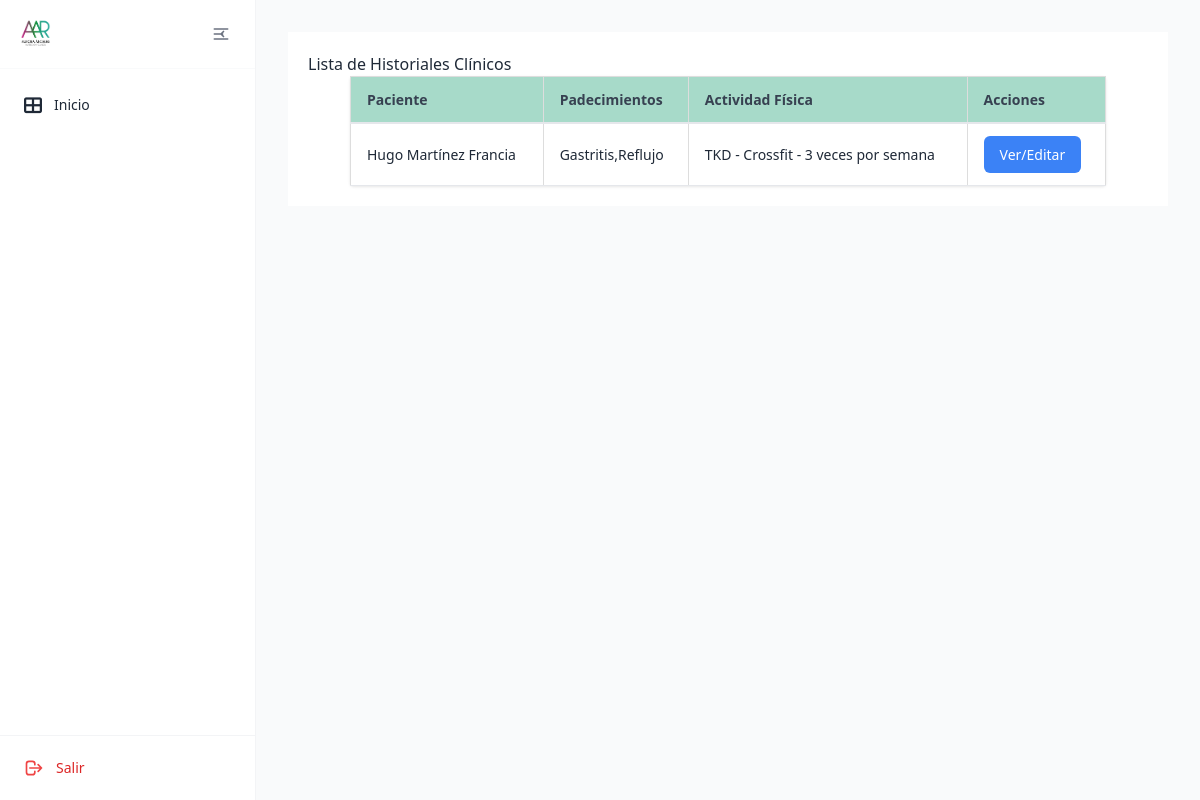
Before: /historial-clinico/ with the older database file.
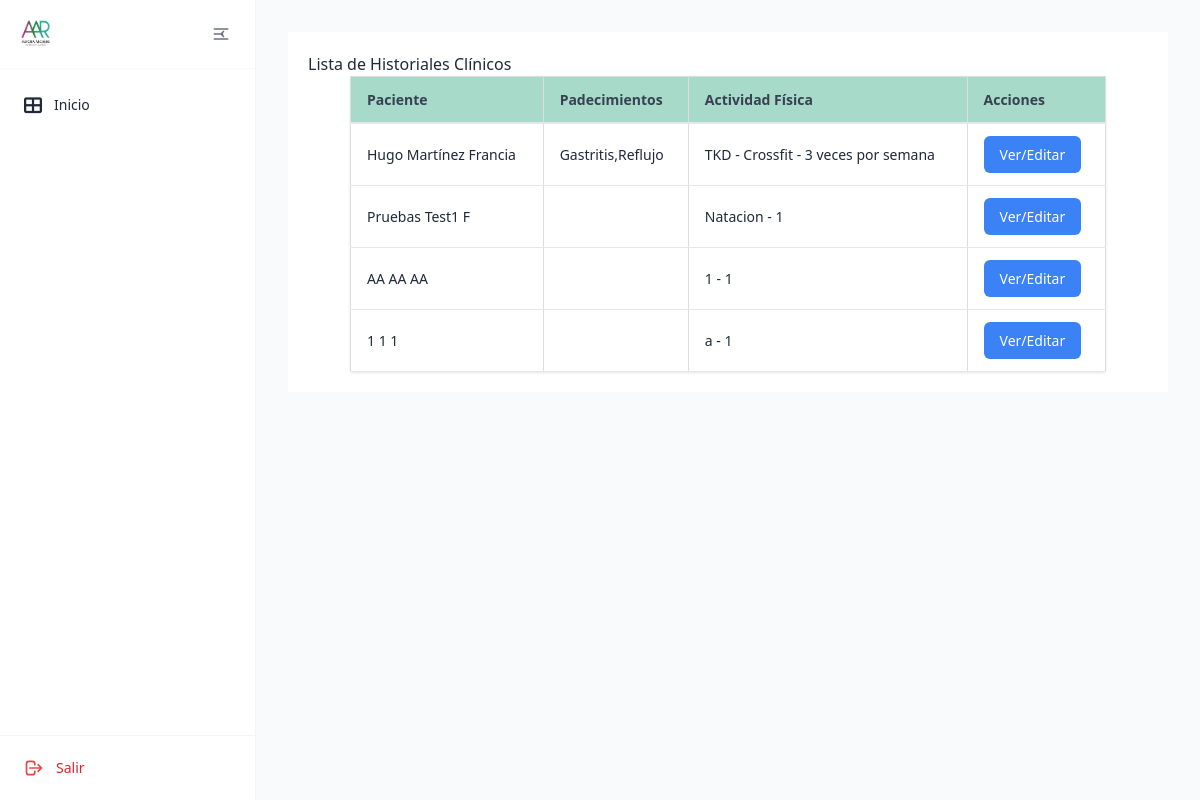
After: the same page with the newer database file.
### tables this page shows
CREATE TABLE historial_clinico (
    id INTEGER PRIMARY KEY AUTOINCREMENT,
    paciente_id INTEGER NOT NULL,
    cirugias TEXT,
    padecimientos TEXT,
    medicamentos TEXT,
    suplementos TEXT,
    enfermedades_previas TEXT,
    enfermedades_actuales TEXT,
    tipo_actividad_fisica TEXT,
    frecuencia_actividad_fisica TEXT,
    tiempo_actividad_fisica TEXT,
    numero_comidas_diarias INTEGER,
    alimentos_normales TEXT,
    alimentos_no_gustados TEXT,
    FOREIGN KEY (paciente_id) REFERENCES pacientes (id)
);

### app/models/paciente.py (models this page shows, shortened)
class Paciente(db.Model):
    __tablename__ = 'pacientes'
    id = db.Column(db.Integer, primary_key=True)
    nombre = db.Column(db.String(50), nullable=False)
    apellido_paterno = db.Column(db.String(50), nullable=False)
    apellido_materno = db.Column(db.String(50), nullable=False)
    genero = db.Column(db.String(10), nullable=False)
    fecha_nacimiento = db.Column(db.Date, nullable=False)
    telefono = db.Column(db.String(100), nullable=False)
    correo = db.Column(db.String(100), nullable=False)
    ciudad = db.Column(db.String(100), nullable=False)
    fecha_registro = db.Column(db.DateTime, default=datetime.utcnow)
    status = db.Column(db.String(20), default='activo')

### app/controllers/historial_clinico.py (the view)
@historial_clinico.route('/')
def lista_historiales():
    historiales = HistorialClinico.obtener_todos()
    return render_template('historiales/lista_historiales.html', historiales=historiales)

### app/db.py (called while the page is built)
def get_db():
    if 'db' not in g:
        try:
            db_path = os.environ.get('DATABASE_URL', 'pacientes.db')
            g.db = sqlite3.connect(
                db_path,
                detect_types=sqlite3.PARSE_DECLTYPES
            )
            g.db.row_factory = sqlite3.Row
        except sqlite3.Error as e:
            logger.error(f"Error crítico al conectar con la base de datos SQLite: {e}")
            raise e
    return g.db

def query_db(query, args=(), one=False):
    try:
        cur = get_db().execute(query, args)
        rv = cur.fetchall()
        cur.close()
        return (rv[0] if rv else None) if one else rv
    except sqlite3.Error as e:
        logger.error(f"Error al ejecutar query: {query}. Args: {args}. Detalle: {e}")
        raise e

### app/models/historial_clinico.py (called while the page is built)
    @staticmethod
    def obtener_todos():
        return query_db('''
            SELECT h.*, p.nombre, p.apellido_paterno, p.apellido_materno
            FROM historial_clinico h
            JOIN pacientes p ON h.paciente_id = p.id
        ''')

### app/templates/historiales/lista_historiales.html (shortened to what this page needs)
{% extends "base/base.html" %}
{% block content %}
<div class="valoracion-container">
    <h2>Lista de Historiales Clínicos</h2>
    <table class="table">
        <thead>
            <tr>
                <th class="table__header">Paciente</th>
                <th class="table__header">Padecimientos</th>
                <th class="table__header">Actividad Física</th>
                <th class="table__header">Acciones</th>
            </tr>
        </thead>
        <tbody>
            {% for historial in historiales %}
            <tr>
                <td class="table__cell">{{ historial['nombre'] }} {{ historial['apellido_paterno'] }} {{ historial['apellido_materno'] }}</td>
                <td class="table__cell">{{ historial['padecimientos'] }}</td>
                <td class="table__cell">{{ historial['tipo_actividad_fisica'] }} - {{ historial['frecuencia_actividad_fisica'] }}</td>
                <td class="table__cell">
                    <a href="{{ url_for('historial_clinico.ver_crear_historial', paciente_id=historial['paciente_id']) }}" class="action-button">Ver/Editar</a>
                </td>
            </tr>
            {% endfor %}
        </tbody>
    </table>
</div>
{% endblock %}

### app/templates/base/base.html (shortened to what this page needs)
<!DOCTYPE html>
<html lang="es">
<head>
    <link rel="stylesheet" href="{{ url_for('static', filename='css/components/base.css') }}">
    <link rel="stylesheet" href="{{ url_for('static', filename='css/components/_forms.css') }}">
    <link rel="stylesheet" href="{{ url_for('static', filename='css/components/_tables.css') }}">
    <link rel="stylesheet" href="{{ url_for('static', filename='css/components/_buttons.css') }}">
    <link rel="stylesheet" href="{{ url_for('static', filename='css/components/_cards.css') }}">
    <link rel="stylesheet" href="{{ url_for('static', filename='css/components/_tabs.css') }}">
    <link rel="stylesheet" href="{{ url_for('static', filename='css/components/_modal.css') }}">
    <script src="https://cdn.tailwindcss.com"></script>
    <link rel="stylesheet" href="{{ url_for('static', filename='css/style.css') }}">
    <link href="https://cdnjs.cloudflare.com/ajax/libs/font-awesome/6.4.0/css/all.min.css" rel="stylesheet">
</head>
<body class="bg-gray-50 text-gray-800 font-sans antialiased min-h-screen flex" x-data="{ sidebarOpen: true }">
    <aside :class="sidebarOpen ? 'w-64' : 'w-20'" class="h-screen sticky top-0 bg-white border-r border-gray-100 flex flex-col justify-between flex-shrink-0 transition-all duration-300 z-30">
        <div class="p-4 flex items-center justify-between border-b border-gray-50">
            <div class="flex items-center gap-3 overflow-hidden">
                <img src="{{ url_for('static', filename='img/logos/logo.png') }}" alt="Logo" class="h-8 w-auto" x-show="sidebarOpen">
            </div>
            <button @click="sidebarOpen = !sidebarOpen" title="Alternar menú" class="p-2 text-gray-500 hover:text-teal-700 hover:bg-teal-50/80 rounded-xl transition-all duration-200 flex items-center justify-center">
                <svg class="w-5 h-5 transition-transform duration-300" :class="{ 'rotate-180': !sidebarOpen }" fill="none" stroke="currentColor" viewBox="0 0 24 24">
                    <path stroke-linecap="round" stroke-linejoin="round" stroke-width="2" d="M4 6h16M4 12h10M4 18h16M15 9l-3 3 3 3"></path>
                </svg>
            </button>
        </div>
        <nav class="flex-1 overflow-y-auto p-3 space-y-1">
            <a href="{{ url_for('main.index') }}" class="flex items-center gap-3 px-3 py-2.5 rounded-xl hover:bg-teal-50 hover:text-teal-700 transition-colors">
                <i class="fas fa-th-large text-lg"></i>
                <span x-show="sidebarOpen" class="font-medium text-sm">Inicio</span>
            </a>
        </nav>
        <div class="p-3 border-t border-gray-100 bg-white">
            <a href="{{ url_for('auth.logout') }}" class="group flex items-center gap-3 px-3 py-2.5 rounded-xl text-red-600 hover:bg-red-50 hover:text-red-700 font-medium text-sm transition-all duration-200">
                <span x-show="sidebarOpen" class="truncate">Salir</span>
            </a>
        </div>
    </aside>
    <div class="flex-1 flex flex-col min-w-0 min-h-screen overflow-y-auto">
<main class="flex-1 w-full max-w-[1440px] mx-auto px-4 sm:px-6 lg:px-8 py-8">
            {% block content %}{% endblock %}
        </main>
    </div>
</body>
</html>

### app/static/css/components/_tables.css (style rules this page uses)
.table { width: 100%; border-collapse: collapse; margin-bottom: 1rem; }
.table__header { background-color: #f8f9fa; padding: 12px; text-align: left; border-bottom: 2px solid #dee2e6; }
.table__cell { padding: 12px; border-bottom: 1px solid #dee2e6; }

### app/static/css/components/_buttons.css (style rules this page uses)
.action-button { display: inline-flex; align-items: center; gap: 0.5rem; padding: 8px 16px; background-color: #3498db; color: white; border: none; border-radius: 4px; text-decoration: none; cursor: pointer; transition: background-color 0.3s; }

### app/static/css/style.css (style rules this page uses)
body { font-family: Arial, sans-serif; margin: 0; padding: 0; color: #2c3e50; }
.table { width: 100%; border-collapse: collapse; margin: 20px 0; font-size: 16px; text-align: left; }
.table__header, .table__cell { border: 1px solid #ddd; padding: 8px; text-align: left; }
.table__header { background-color: #f2f2f2; }
.table { max-width: 90%; background-color: white; margin: 0 auto; box-shadow: 0 1px 3px rgba(0, 0, 0, 0.1); border-radius: 4px; }
.table__header { padding: 12px 16px; text-align: left; font-weight: 600; font-size: 0.875rem; color: #374151; background-color: #119b6e5e; border-bottom: 2px solid #e5e7eb; }
.table__cell { padding: 12px 16px; font-size: 0.875rem; border-bottom: 1px solid #e5e7eb; }
.action-button { display: inline-flex; align-items: center; padding: 0.5rem 1rem; font-size: 0.875rem; font-weight: 500; border-radius: 0.375rem; background-color: #3b82f6; color: white; text-decoration: none; transition: background-color 0.2s; }
.valoracion-container { max-width: 1200px; margin: 0 auto; padding: 20px; background-color: #fff; }
.action-button { display: inline-flex; align-items: center; gap: 0.5rem; padding: 0.5rem 1rem; background-color: #3b82f6; color: white; border-radius: 0.375rem; text-decoration: none; font-size: 0.875rem; font-weight: 500; transition: background-color 0.2s; }

Changed rows visible on the page:
added historial_clinico: nombre "Pruebas", apellido_paterno "Test1", apellido_materno "F", tipo_actividad_fisica "Natacion", frecuencia_actividad_fisica "1"
added historial_clinico: nombre "AA", apellido_paterno "AA", apellido_materno "AA", tipo_actividad_fisica "1", frecuencia_actividad_fisica "1"
added historial_clinico: nombre "1", apellido_paterno "1", apellido_materno "1", tipo_actividad_fisica "a", frecuencia_actividad_fisica "1"
